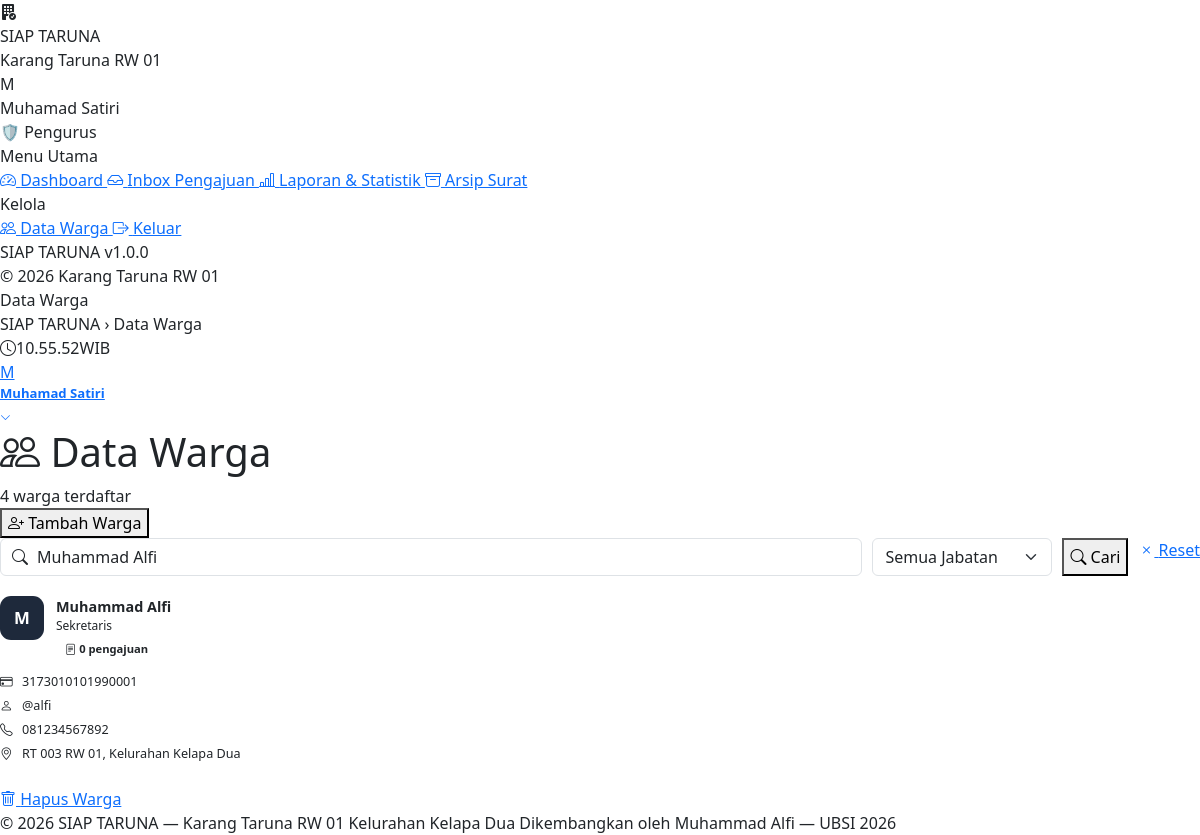
Page /pengurus/data-warga.php?cari=Muhammad Alfi (signed in) on the committed database.
### tables this page shows
CREATE TABLE `tb_users` (
    `id_user`    INT(11)      NOT NULL AUTO_INCREMENT,
    `nama`       VARCHAR(100) NOT NULL COMMENT 'Nama lengkap pengguna',
    `NIK`        VARCHAR(20)  NOT NULL COMMENT 'Nomor Induk Kependudukan (16 digit)',
    `username`   VARCHAR(50)  NOT NULL COMMENT 'Username untuk login',
    `password`   VARCHAR(255) NOT NULL COMMENT 'Password ter-hash (bcrypt)',
    `no_hp`      VARCHAR(15)  DEFAULT NULL,
    `alamat`     TEXT         DEFAULT NULL,
    `role`       ENUM('warga','pengurus') NOT NULL DEFAULT 'warga',
    `jabatan`    VARCHAR(100) DEFAULT NULL,
    `is_aktif`   TINYINT(1)   NOT NULL DEFAULT 1 COMMENT '1=aktif, 0=nonaktif',
    `created_at` TIMESTAMP    NOT NULL DEFAULT CURRENT_TIMESTAMP,
    PRIMARY KEY (`id_user`),
    UNIQUE KEY `uk_NIK`      (`NIK`),
    UNIQUE KEY `uk_username` (`username`)
);

### includes/fungsi.php (called while the page is built, shortened)
<?php
function inisial(string $nama): string {
    return strtoupper(mb_substr(trim($nama), 0, 1));
}

### pengurus/data-warga.php (the view, shortened to what this page needs)
<?php
require_once __DIR__ . '/../includes/fungsi.php';
$cari    = trim($_GET['cari'] ?? '');
$jabatan = trim($_GET['jabatan'] ?? '');
$page  = max(1, (int)($_GET['hal'] ?? 1));
$limit = 12;
$offset = ($page - 1) * $limit;
$where = "WHERE u.role = 'warga'";
if ($cari) {
    $c = $koneksi->real_escape_string($cari);
    $where .= " AND (u.nama LIKE '%$c%' OR u.NIK LIKE '%$c%' OR u.username LIKE '%$c%')";
}
$q = $koneksi->query(
    "SELECT u.*,
            (SELECT COUNT(*) FROM tb_pengajuan WHERE id_user = u.id_user) AS jml_pengajuan
     FROM tb_users u $where
     ORDER BY u.nama ASC
     LIMIT $limit OFFSET $offset"
);
$warga = [];
if ($q) {
    while ($r = $q->fetch_assoc()) {
        $warga[] = $r;
    }
}
$total_warga = (int)($koneksi->query(
    "SELECT COUNT(*) AS n FROM tb_users WHERE role = 'warga'"
)->fetch_assoc()['n'] ?? 0);
$av_colors = [
    '#1E293B', '#2563EB', '#7C2D12', '#5B21B6',
    '#0F4C81', '#831843', '#047857', '#B45309'
];
require_once __DIR__ . '/../includes/header.php';
?>
<div class="page-header">
    <div class="page-header-row">
        <div>
            <h1 class="page-title">
                <i class="bi bi-people" style="color:var(--blue-600)"></i> Data Warga
            </h1>
            <div class="page-sub"><?= $total_warga ?> warga terdaftar</div>
        </div>
        <button class="btn-st btn-primary-st btn-pill"
                data-bs-toggle="modal" data-bs-target="#modalTambah">
            <i class="bi bi-person-plus"></i> Tambah Warga
        </button>
    </div>
</div>
<form method="GET" style="display:flex;gap:10px;margin-bottom:20px;flex-wrap:wrap">
    <div style="position:relative;flex:1;min-width:200px">
        <i class="bi bi-search" style="position:absolute;left:12px;top:50%;
           transform:translateY(-50%);color:var(--slate-400)"></i>
        <input type="text" name="cari" class="form-control"
               style="padding-left:36px"
               placeholder="Cari nama, NIK, atau username..."
               value="<?= htmlspecialchars($cari) ?>">
    </div>
    <select name="jabatan" class="form-select" style="max-width:180px"
            onchange="this.form.submit()">
        <option value="">Semua Jabatan</option>
    </select>
    <button type="submit" class="btn-st btn-primary-st btn-pill">
        <i class="bi bi-search"></i> Cari
    </button>
    <?php if ($cari || $jabatan): ?>
    <a href="<?= APP_URL ?>/pengurus/data-warga.php" class="btn-st btn-outline-st btn-pill">
        <i class="bi bi-x"></i> Reset
    </a>
    <?php endif; ?>
</form>
<div class="row g-3">
<?php if ($warga): foreach ($warga as $idx => $w):
    $av_clr = $av_colors[$idx % count($av_colors)];
?>
<div class="col-md-6 col-lg-4">
    <div class="card-st h-100"
         style="transition:var(--ease)"
         onmouseover="this.style.transform='translateY(-3px)';this.style.boxShadow='0 10px 28px rgba(0,0,0,.08)'"
         onmouseout="this.style.transform='';this.style.boxShadow=''">
        <div class="card-body-st">
            <div style="display:flex;align-items:flex-start;gap:12px;margin-bottom:13px">
                <div style="width:44px;height:44px;background:<?= $av_clr ?>;
                            border-radius:11px;color:white;display:flex;align-items:center;
                            justify-content:center;font-weight:800;font-size:1.05rem;
                            flex-shrink:0;text-transform:uppercase">
                    <?= inisial($w['nama']) ?>
                </div>
                <div style="flex:1;min-width:0">
                    <div style="font-weight:700;font-size:.9rem;white-space:nowrap;
                                overflow:hidden;text-overflow:ellipsis">
                        <?= htmlspecialchars($w['nama']) ?>
                    </div>
                    <div style="font-size:.75rem;color:var(--slate-400)">
                        <?= htmlspecialchars($w['jabatan'] ?? 'Warga') ?>
                    </div>
                    <span style="background:var(--blue-50);color:var(--blue-700);padding:2px 9px;
                                 border-radius:99px;font-size:.7rem;font-weight:600">
                        <i class="bi bi-file-text"></i> <?= $w['jml_pengajuan'] ?> pengajuan
                    </span>
                </div>
            </div>
            <?php foreach ([
                ['bi-credit-card', $w['NIK']],
                ['bi-person',      '@' . $w['username']],
                ['bi-telephone',   $w['no_hp'] ?? '—'],
                ['bi-geo-alt',     mb_substr($w['alamat'] ?? '—', 0, 34)],
            ] as [$ico, $val]): ?>
            <div style="display:flex;align-items:center;gap:8px;font-size:.79rem;
                        color:var(--slate-500);margin-bottom:5px;min-width:0">
                <i class="bi <?= $ico ?>" style="color:var(--blue-500);width:14px;flex-shrink:0"></i>
                <span style="white-space:nowrap;overflow:hidden;text-overflow:ellipsis">
                    <?= htmlspecialchars($val) ?>
                </span>
            </div>
            <?php endforeach; ?>
            <div style="margin-top:13px;padding-top:11px;border-top:1px solid var(--slate-100)">
                <a href="<?= APP_URL ?>/handlers/proses_warga.php?aksi=hapus&id=<?= $w['id_user'] ?>"
                   class="btn-st btn-sm-st btn-danger-st w-100"
                   style="border-radius:8px"
                   data-confirm="Yakin ingin menghapus warga <?= htmlspecialchars(addslashes($w['nama'])) ?>? Data tidak dapat dikembalikan.">
                    <i class="bi bi-trash"></i> Hapus Warga
                </a>
            </div>
        </div>
    </div>
</div>
<?php endforeach;
endif; ?>
</div>
<?php require_once __DIR__ . '/../includes/footer.php'; ?>

### rows in the picture
tb_users: nama "M", nama "Muhammad Alfi", jabatan "Sekretaris", jml_pengajuan "0", val "3173010101990001", val "@alfi", val "081234567892", val "RT 003 RW 01, Kelurahan Kelapa Dua"

### other values in the picture
inisial($user['nama'] ?? 'P') "M"
$user['nama'] "Muhamad Satiri"
$hal_judul "Data Warga"
inisial($namaUser) "M"
$namaUser "Muhamad Satiri"
$total_warga "4"
